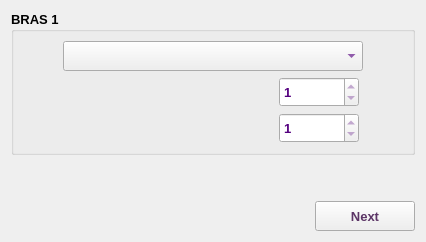
     <widget class="QWidget" name="bras1Tab">
      <attribute name="title">
       <string>BRAS 1</string>
      </attribute>
      <layout class="QVBoxLayout" name="verticalLayout_5">
       <item>
        <widget class="QGroupBox" name="groupBox">
         <property name="font">
          <font>
           <family>Tahoma</family>
           <pointsize>10</pointsize>
           <weight>75</weight>
           <bold>true</bold>
          </font>
         </property>
         <property name="styleSheet">
          <string notr="true"/>
         </property>
         <property name="title">
          <string>BRAS 1</string>
         </property>
         <layout class="QVBoxLayout" name="verticalLayout">
          <item>
           <layout class="QHBoxLayout" name="horizontalLayout">
            <item>
             <spacer name="horizontalSpacer">
              <property name="font">
               <font>
                <family>Tahoma</family>
                <pointsize>10</pointsize>
               </font>
              </property>
              <property name="orientation">
               <enum>Qt::Horizontal</enum>
              </property>
              <property name="sizeHint" stdset="0">
               <size>
                <width>40</width>
                <height>20</height>
               </size>
              </property>
             </spacer>
            </item>
            <item>
             <widget class="QComboBox" name="bras1CB">
              <property name="minimumSize">
               <size>
                <width>300</width>
                <height>30</height>
               </size>
              </property>
              <property name="maximumSize">
               <size>
                <width>300</width>
                <height>30</height>
               </size>
              </property>
              <property name="font">
               <font>
                <family>Tahoma</family>
                <pointsize>10</pointsize>
                <weight>75</weight>
                <bold>true</bold>
               </font>
              </property>
              <property name="styleSheet">
               <string notr="true">color: rgb(85, 0, 127);</string>
              </property>
             </widget>
            </item>
            <item>
             <spacer name="horizontalSpacer_2">
              <property name="font">
               <font>
                <family>Tahoma</family>
                <pointsize>10</pointsize>
               </font>
              </property>
              <property name="orientation">
               <enum>Qt::Horizontal</enum>
              </property>
              <property name="sizeHint" stdset="0">
               <size>
                <width>40</width>
                <height>20</height>
               </size>
              </property>
             </spacer>
            </item>
           </layout>
          </item>
          <item>
           <layout class="QHBoxLayout" name="horizontalLayout_3">
            <item>
             <widget class="QLabel" name="b1a1Lbl">
              <property name="sizePolicy">
               <sizepolicy hsizetype="Preferred" vsizetype="Fixed">
                <horstretch>0</horstretch>
                <verstretch>0</verstretch>
               </sizepolicy>
              </property>
              <property name="minimumSize">
               <size>
                <width>250</width>
                <height>30</height>
               </size>
              </property>
              <property name="maximumSize">
               <size>
                <width>300</width>
                <height>30</height>
               </size>
              </property>
              <property name="font">
               <font>
                <family>Tahoma</family>
                <pointsize>10</pointsize>
                <weight>75</weight>
                <bold>true</bold>
               </font>
              </property>
              <property name="text">
               <string/>
              </property>
              <property name="wordWrap">
               <bool>true</bool>
              </property>
             </widget>
            </item>
            <item>
             <widget class="QSpinBox" name="bras1Agg1EthSB">
              <property name="minimumSize">
               <size>
                <width>80</width>
                <height>30</height>
               </size>
              </property>
              <property name="maximumSize">
               <size>
                <width>80</width>
                <height>30</height>
               </size>
              </property>
              <property name="font">
               <font>
                <family>Tahoma</family>
                <pointsize>10</pointsize>
                <weight>75</weight>
                <bold>true</bold>
               </font>
              </property>
              <property name="styleSheet">
               <string notr="true">color: rgb(85, 0, 127);</string>
              </property>
              <property name="readOnly">
               <bool>true</bool>
              </property>
              <property name="minimum">
               <number>-1</number>
              </property>
              <property name="maximum">
               <number>1000</number>
              </property>
              <property name="value">
               <number>1</number>
              </property>
             </widget>
            </item>
            <item>
             <spacer name="horizontalSpacer_3">
              <property name="font">
               <font>
                <family>Tahoma</family>
                <pointsize>10</pointsize>
               </font>
              </property>
              <property name="orientation">
               <enum>Qt::Horizontal</enum>
              </property>
              <property name="sizeHint" stdset="0">
               <size>
                <width>40</width>
                <height>20</height>
               </size>
              </property>
             </spacer>
            </item>
           </layout>
          </item>
          <item>
           <layout class="QHBoxLayout" name="horizontalLayout_2">
            <item>
             <widget class="QLabel" name="b1a2Lbl">
              <property name="sizePolicy">
               <sizepolicy hsizetype="Preferred" vsizetype="Fixed">
                <horstretch>0</horstretch>
                <verstretch>0</verstretch>
               </sizepolicy>
              </property>
              <property name="minimumSize">
               <size>
                <width>250</width>
                <height>30</height>
               </size>
              </property>
              <property name="maximumSize">
               <size>
                <width>300</width>
                <height>30</height>
               </size>
              </property>
              <property name="font">
               <font>
                <family>Tahoma</family>
                <pointsize>10</pointsize>
                <weight>75</weight>
                <bold>true</bold>
               </font>
              </property>
              <property name="text">
               <string/>
              </property>
              <property name="wordWrap">
               <bool>true</bool>
              </property>
             </widget>
            </item>
            <item>
             <widget class="QSpinBox" name="bras1Agg2EthSB">
              <property name="minimumSize">
               <size>
                <width>80</width>
                <height>30</height>
               </size>
              </property>
              <property name="maximumSize">
               <size>
                <width>80</width>
                <height>30</height>
               </size>
              </property>
              <property name="font">
               <font>
                <family>Tahoma</family>
                <pointsize>10</pointsize>
                <weight>75</weight>
                <bold>true</bold>
               </font>
              </property>
              <property name="styleSheet">
               <string notr="true">color: rgb(85, 0, 127);</string>
              </property>
              <property name="readOnly">
               <bool>true</bool>
              </property>
              <property name="minimum">
               <number>-1</number>
              </property>
              <property name="maximum">
               <number>1000</number>
              </property>
              <property name="value">
               <number>1</number>
              </property>
             </widget>
            </item>
            <item>
             <spacer name="horizontalSpacer_4">
              <property name="font">
               <font>
                <family>Tahoma</family>
                <pointsize>10</pointsize>
               </font>
              </property>
              <property name="orientation">
               <enum>Qt::Horizontal</enum>
              </property>
              <property name="sizeHint" stdset="0">
               <size>
                <width>40</width>
                <height>20</height>
               </size>
              </property>
             </spacer>
            </item>
           </layout>
          </item>
         </layout>
        </widget>
       </item>
       <item>
        <spacer name="verticalSpacer">
         <property name="orientation">
          <enum>Qt::Vertical</enum>
         </property>
         <property name="sizeHint" stdset="0">
          <size>
           <width>20</width>
           <height>40</height>
          </size>
         </property>
        </spacer>
       </item>
       <item>
        <layout class="QHBoxLayout" name="horizontalLayout_12">
         <item>
          <spacer name="horizontalSpacer_10">
           <property name="font">
            <font>
             <family>Tahoma</family>
             <pointsize>10</pointsize>
            </font>
           </property>
           <property name="orientation">
            <enum>Qt::Horizontal</enum>
           </property>
           <property name="sizeHint" stdset="0">
            <size>
             <width>40</width>
             <height>20</height>
            </size>
           </property>
          </spacer>
         </item>
         <item>
          <widget class="QPushButton" name="next1Btn">
           <property name="enabled">
            <bool>true</bool>
           </property>
           <property name="sizePolicy">
            <sizepolicy hsizetype="Preferred" vsizetype="Preferred">
             <horstretch>0</horstretch>
             <verstretch>0</verstretch>
            </sizepolicy>
           </property>
           <property name="minimumSize">
            <size>
             <width>100</width>
             <height>30</height>
            </size>
           </property>
           <property name="maximumSize">
            <size>
             <width>200</width>
             <height>30</height>
            </size>
           </property>
           <property name="font">
            <font>
             <family>Tahoma</family>
             <pointsize>10</pointsize>
             <weight>75</weight>
             <bold>true</bold>
            </font>
           </property>
           <property name="styleSheet">
            <string notr="true">color: rgb(92, 53, 102);</string>
           </property>
           <property name="text">
            <string>Next</string>
           </property>
           <property name="icon">
            <iconset resource="../../../../../image.qrc">
             <normaloff>:/Image/next.png</normaloff>:/Image/next.png</iconset>
           </property>
           <property name="iconSize">
            <size>
             <width>20</width>
             <height>20</height>
            </size>
           </property>
          </widget>
         </item>
        </layout>
       </item>
      </layout>
     </widget>
